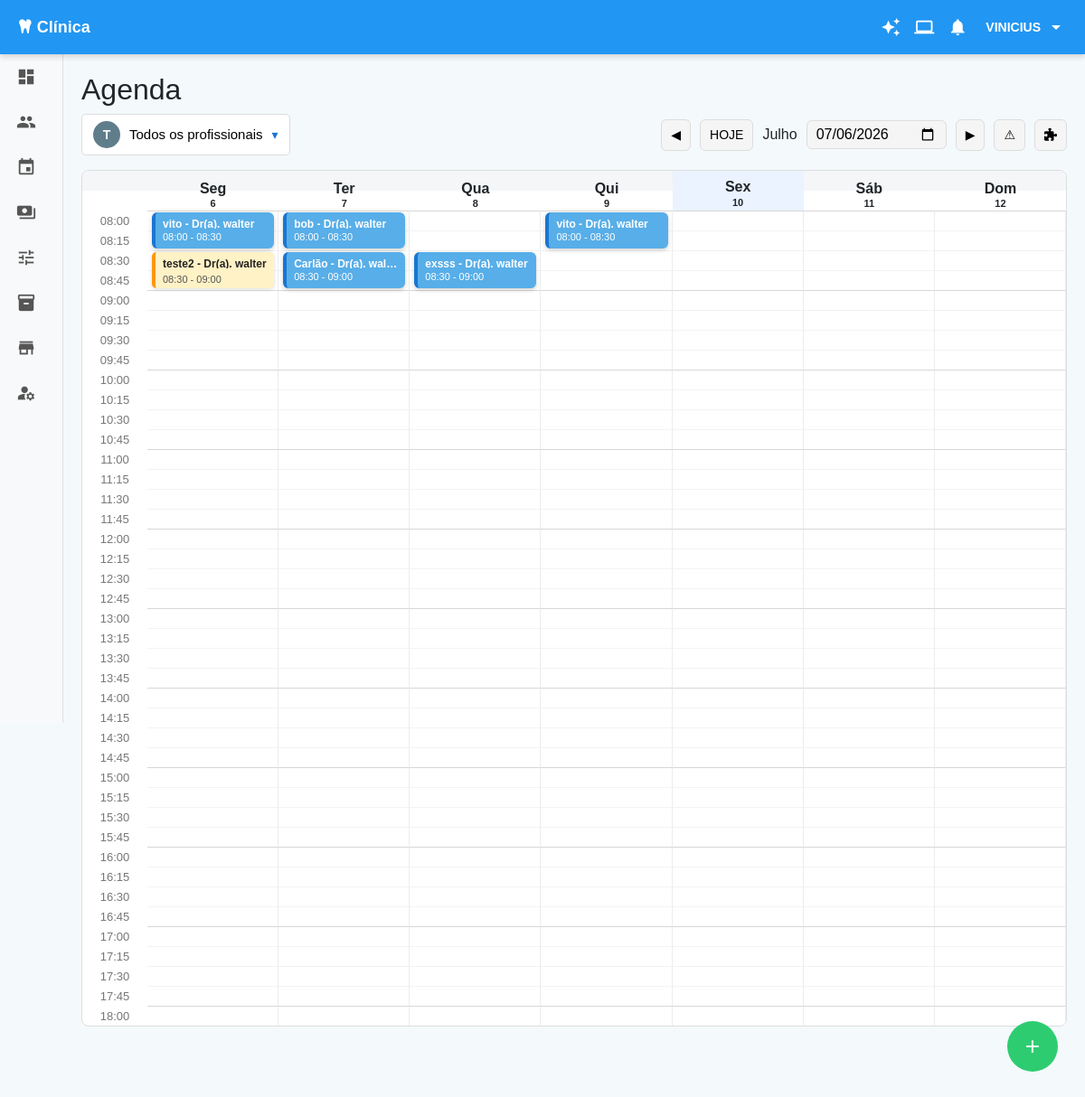
The page /agenda/ (signed in) on the database its author committed.
### Clinica_Sorriso/models.py (models this page shows, shortened)
class Agendamento(models.Model):
    TIPO_CHOICES = (
        ("consulta", "Consulta"),
        ("retorno", "Retorno"),
    )
    STATUS_CHOICES = (
        ("pendente", "Pendente"),
        ("confirmado", "Confirmado"),
        ("atendido", "Atendido"),
        ("cancelado", "Cancelado"),
        ("retorno", "Retorno"),
    )
    paciente = models.ForeignKey(
        Paciente,
        on_delete=models.CASCADE,
        related_name="agendamentos"
    )
    profissional = models.ForeignKey(
        Profissional,
        on_delete=models.CASCADE
    )
    etiqueta = models.ForeignKey(
        "Etiqueta",
        on_delete=models.SET_NULL,
        null=True,
        blank=True,
        related_name="agendamentos",
        verbose_name="Etiqueta"
    )
    data = models.DateField()
    hora_inicio = models.TimeField()
    hora_fim = models.TimeField()
    tipo = models.CharField(
        max_length=20,
        choices=TIPO_CHOICES,
        default="consulta"
    )
    status = models.CharField(
        max_length=20,
        choices=STATUS_CHOICES,
        default="pendente"
    )
    observacoes = models.TextField(
        blank=True,
        null=True
    )

class Paciente(models.Model):
    nome = models.CharField(max_length=100, unique=True)
    telefone = models.CharField(max_length=20, blank=True)
    email = models.EmailField(blank=True)
    def __str__(self):
        return self.nome

class Profissional(models.Model):
    nome = models.CharField(max_length=100)
    def __str__(self):
        return self.nome

class CompromissoAgenda(models.Model):
    DISPONIBILIDADE_CHOICES = (
        ("ocupado", "Ocupado"),
        ("disponivel", "Disponível"),
    )
    PRIVACIDADE_CHOICES = (
        ("privado", "Privado"),
        ("publico", "Público"),
    )
    ALERTA_CHOICES = (
        ("sem_alerta", "Sem alerta"),
        ("1_minuto", "1 minuto antes"),
        ("5_minutos", "5 minutos antes"),
        ("30_minutos", "30 minutos antes"),
        ("1_hora", "1 hora antes"),
        ("1_dia", "1 dia antes"),
        ("personalizar", "Personalizar"),
    )
    REPETICAO_CHOICES = (
        ("todos_os_dias", "Todos os dias"),
        ("semanalmente", "Semanalmente"),
        ("quinzenalmente", "Quinzenalmente"),
        ("mensalmente", "Mensalmente"),
        ("anualmente", "Anualmente"),
    )
    TERMINAR_REPETICAO_CHOICES = (
        ("nunca", "Nunca"),
        ("data_especifica", "Data específica"),
    )
    titulo = models.CharField(max_length=255)
    descricao = models.TextField(blank=True, null=True)
    profissional = models.ForeignKey(
        Profissional,
        on_delete=models.CASCADE,
        related_name="compromissos"
    )
    data_inicio = models.DateField()
    hora_inicio = models.TimeField(blank=True, null=True)
    data_fim = models.DateField()
    hora_fim = models.TimeField(blank=True, null=True)
    dia_inteiro = models.BooleanField(default=False)
    repetir = models.BooleanField(default=False)
    tipo_repeticao = models.CharField(
        max_length=30,
        choices=REPETICAO_CHOICES,
        blank=True,
        null=True
    )
    terminar_repeticao = models.CharField(
        max_length=30,
        choices=TERMINAR_REPETICAO_CHOICES,
        default="nunca"
    )
    data_fim_repeticao = models.DateField(blank=True, null=True)
    disponibilidade = models.CharField(
        max_length=20,
        choices=DISPONIBILIDADE_CHOICES,
        default="ocupado"
    )
    privacidade = models.CharField(
        max_length=20,
        choices=PRIVACIDADE_CHOICES,
        default="privado"
    )
    alerta = models.CharField(
        max_length=30,
        choices=ALERTA_CHOICES,
        default="sem_alerta"
    )
    alerta_quantidade = models.PositiveIntegerField(blank=True, null=True)
    alerta_unidade = models.CharField(max_length=20, blank=True, null=True)
    criado_em = models.DateTimeField(auto_now_add=True)

### Clinica_Sorriso/views.py (the view)
# urls.py: path("agenda/", views.agenda, name="agenda"),
@login_required
def agenda(request):
    semana = int(request.GET.get("semana", 0))
    data_str = request.GET.get("data")
    profissional_id = request.GET.get("profissional") or ""
    if data_str:
        data_base = datetime.strptime(data_str, "%Y-%m-%d").date()
    else:
        data_base = date.today() + timedelta(weeks=semana)
    inicio_semana = data_base - timedelta(days=data_base.weekday())
    fim_semana = inicio_semana + timedelta(days=6)
    profissionais = (
        Profissional.objects
        .all()
        .order_by("nome")
    )
    profissional_selecionado = None
    if profissional_id:
        profissional_selecionado = (
            profissionais
            .filter(id=profissional_id)
            .first()
        )
    etiquetas = (
        Etiqueta.objects
        .all()
        .order_by("nome")
    )
    encaixes = (
        EncaixeAgenda.objects
        .select_related("paciente", "profissional", "etiqueta")
        .all()
        .order_by("-urgente", "data_desejada", "-criado_em")
    )
    alertas_retorno = (
        AlertaRetorno.objects
        .select_related("paciente", "profissional")
        .all()
        .order_by("data_retorno", "-criado_em")
    )
    horas = gerar_horas()
    nomes_dias = ["Seg", "Ter", "Qua", "Qui", "Sex", "Sáb", "Dom"]
    dias = []
    for i in range(7):
        dia = inicio_semana + timedelta(days=i)
        dias.append({
            "data": dia,
            "nome": nomes_dias[dia.weekday()],
            "num": dia.day,
        })
    agendamentos = (
        Agendamento.objects
        .select_related("paciente", "profissional")
        .filter(data__range=[inicio_semana, fim_semana])
    )
    if profissional_id:
        agendamentos = agendamentos.filter(profissional_id=profissional_id)
    agendamentos = preparar_agendamentos_grid(agendamentos, horas)
    compromissos = (
        CompromissoAgenda.objects
        .select_related("profissional")
        .filter(data_inicio__range=[inicio_semana, fim_semana])
        .order_by("data_inicio", "hora_inicio")
    )
    if profissional_id:
        compromissos = compromissos.filter(profissional_id=profissional_id)
    compromissos = preparar_compromissos_grid(compromissos, horas)
    context = {
        "horas": horas,
        "dias": dias,
        "today": date.today(),
        "agendamentos": agendamentos,
        "compromissos": compromissos,
        "etiquetas": etiquetas,
        "semana": semana,
        "data_base": data_base,
        "inicio_semana": inicio_semana,
        "fim_semana": fim_semana,
        "inicio_expediente": "08:00",
        "fim_expediente": "18:00",
        "profissionais": profissionais,
        "profissional_id": profissional_id,
        "profissional_selecionado": profissional_selecionado,
        "encaixes": encaixes,
        "alertas_retorno": alertas_retorno,
    }
    return render(
        request,
        "Clinica_Sorriso/agenda/agenda.html",
        context
    )

### Clinica_Sorriso/templates/Clinica_Sorriso/agenda/agenda.html (shortened to what this page needs)
{% extends "base.html" %}
{% load static %}
{% block content %}
<link rel="stylesheet" href="{% static 'Clinica_Sorriso/css/agenda.css' %}">
<h2>Agenda</h2>
<div class="topo-agenda">
    <div class="grupo-profissional-agenda">
        <button type="button" class="btn-profissional-agenda" id="btnProfissionalAgenda">
            {% if profissional_selecionado %}
                <span class="avatar-profissional-agenda">
                    {{ profissional_selecionado.nome|first|upper }}
                </span>
                <span class="nome-profissional-agenda" id="nomeProfissionalSelecionado">
                    {{ profissional_selecionado.nome }}
                </span>
            {% else %}
                <span class="avatar-profissional-agenda avatar-todos">T</span>
                <span class="nome-profissional-agenda" id="nomeProfissionalSelecionado">
                    Todos os profissionais
                </span>
            {% endif %}
            <span class="seta-profissional-agenda">▾</span>
        </button>
    </div>
    <div class="grupo-controles-agenda">
        <button id="btnSemanaAnterior" class="btn-topo-agenda">◀</button>
        <button id="btnHoje" class="btn-topo-agenda">HOJE</button>
        <span id="labelDataAtual">
            {{ dias.0.data|date:"F" }}
        </span>
        <input
            type="date"
            id="inputCalendario"
            value="{{ dias.0.data|date:'Y-m-d' }}"
        >
        <button id="btnSemanaProxima" class="btn-topo-agenda">▶</button>
        <button id="btnAlertas" class="btn-topo-agenda" title="Alertas de retorno">
            ⚠
        </button>
        <button type="button" class="btn-topo-agenda" onclick="abrirGestaoEncaixe()">
            <i class="fas fa-puzzle-piece"></i>
        </button>
    </div>
</div>
<div class="agenda-wrapper">
    <div class="agenda-header">
        <div></div>
        {% for dia in dias %}
            <div class="{% if dia.data == today %}dia-hoje{% endif %}">
                {{ dia.nome }}<br>
                <small>{{ dia.num }}</small>
            </div>
        {% endfor %}
    </div>
    <div class="agenda-body">
        {% for hora in horas %}
            <div class="hora {% if hora.cheia %}hora-cheia-label{% endif %}"
                style="grid-column: 1; grid-row: {{ forloop.counter|add:1 }};">
                {{ hora.valor }}
            </div>
            {% for dia in dias %}
                <div class="slot
                    {% if hora.cheia %}hora-cheia{% endif %}
                    {% if hora.fechado %}slot-fechado{% endif %}"
                    style="grid-column: {{ forloop.counter|add:1 }}; grid-row: {{ forloop.parentloop.counter|add:1 }};"
                    data-dia="{{ dia.data|date:'Y-m-d' }}"
                    data-hora="{{ hora.valor }}">
                </div>
            {% endfor %}
        {% endfor %}
        {% for ag in agendamentos %}
            <div class="agendamento status-{{ ag.status }}"
                data-id="{{ ag.id }}"
                style="grid-column: {{ ag.grid_col }}; grid-row: {{ ag.grid_row }} / span {{ ag.grid_span }};"
                onclick="event.stopPropagation(); abrirDetalhesAgendamento({{ ag.id }});">
                <strong>
                    {{ ag.paciente }}
                    {% if not profissional_id and ag.profissional %}
                        - Dr(a). {{ ag.profissional }}
                    {% endif %}
                </strong>
                <small>{{ ag.hora_inicio|time:"H:i" }} - {{ ag.hora_fim|time:"H:i" }}</small>
            </div>
        {% endfor %}
        {% for compromisso in compromissos %}
            <div class="agendamento compromisso-agenda"
                data-id="{{ compromisso.id }}"
                data-titulo="{{ compromisso.titulo }}"
                data-descricao="{{ compromisso.descricao|default:'' }}"
                data-profissional="{{ compromisso.profissional }}"
                data-profissional-id="{{ compromisso.profissional.id }}"
                data-data="{{ compromisso.data_inicio|date:'d/m/Y' }}"
                data-data-inicio="{{ compromisso.data_inicio|date:'Y-m-d' }}"
                data-data-fim="{{ compromisso.data_fim|date:'Y-m-d' }}"
                data-hora-inicio="{{ compromisso.hora_inicio|time:'H:i' }}"
                data-hora-fim="{{ compromisso.hora_fim|time:'H:i' }}"
                data-dia-inteiro="{{ compromisso.dia_inteiro|yesno:'true,false' }}"
                data-repetir="{{ compromisso.repetir|yesno:'true,false' }}"
                data-tipo-repeticao="{{ compromisso.tipo_repeticao|default:'todos_os_dias' }}"
                data-terminar-repeticao="{{ compromisso.terminar_repeticao|default:'nunca' }}"
                data-data-fim-repeticao="{{ compromisso.data_fim_repeticao|date:'Y-m-d' }}"
                data-disponibilidade="{{ compromisso.disponibilidade|default:'ocupado' }}"
                data-privacidade="{{ compromisso.privacidade|default:'privado' }}"
                data-alerta="{{ compromisso.alerta|default:'sem_alerta' }}"
                data-alerta-quantidade="{{ compromisso.alerta_quantidade|default:'1' }}"
                data-alerta-unidade="{{ compromisso.alerta_unidade|default:'horas' }}"
                style="grid-column: {{ compromisso.grid_col }}; grid-row: {{ compromisso.grid_row }} / span {{ compromisso.grid_span }};"
                onclick="event.stopPropagation(); abrirDetalhesCompromisso(this);">
                <strong>
                    {{ compromisso.titulo }}
                    {% if not profissional_id and compromisso.profissional %}
                        - Dr(a). {{ compromisso.profissional }}
                    {% endif %}
                </strong>
                {% if compromisso.dia_inteiro %}
                    <small>Dia inteiro</small>
                {% else %}
                    <small>
                        {{ compromisso.hora_inicio|time:"H:i" }} - {{ compromisso.hora_fim|time:"H:i" }}
                    </small>
                {% endif %}
            </div>
        {% endfor %}
    </div>
</div>
<button id="btnNovoAgendamento" class="btn-plus">+</button>
</div>
{% endblock %}

### Clinica_Sorriso/templates/base.html (shortened to what this page needs)
{% load static %}
<!DOCTYPE html>
<html lang="pt-br">
<head>
    <link rel="stylesheet" href="https://cdnjs.cloudflare.com/ajax/libs/font-awesome/6.5.0/css/all.min.css">
    <link href="https://cdn.jsdelivr.net/npm/bootstrap@5.3.3/dist/css/bootstrap.min.css" rel="stylesheet">
    <link rel="stylesheet"href="https://cdn.jsdelivr.net/npm/bootstrap-icons@1.11.3/font/bootstrap-icons.css">
</head>
<body>
<header>
    <span>
        <i class="fa-solid fa-tooth"></i> {% block page_title %}Clínica{% endblock %}
    </span>
    <div class="header-right">
        <div class="header-icons">
            <i class="material-icons">auto_awesome</i>
            <i class="material-icons">laptop</i>
            <i class="material-icons">notifications</i>
        </div>
        <div class="user-dropdown" id="userDropdown">
            <span class="user-name">{{ user.username }}</span>
            <i class="material-icons">arrow_drop_down</i>
        </div>
    </div>
</header>
<div class="sidebar" id="sidebar">
    <a href="{% url 'Tela_Inicial' %}"><span class="material-icons">dashboard</span><span class="menu-text">Dashboard</span></a>
    <a href="{% url 'criar_paciente' %}"><span class="material-icons">people</span><span class="menu-text">Pacientes</span></a>
    <a href="{% url 'agenda' %}"><span class="material-icons">event</span><span class="menu-text">Agenda</span></a>
    <a href="{% url 'financeiro' %}"><span class="material-icons">payments</span><span class="menu-text">Financeiro</span></a>
    <a href="#"><span class="material-icons">tune</span><span class="menu-text">Controle de Prótese</span></a>
    <a href="{% url 'Estoque' %}"><span class="material-icons">inventory_2</span><span class="menu-text">Estoque</span></a>
    <a href="#"><span class="material-icons">store</span><span class="menu-text">Loja</span></a>
    <a href="{% url 'cadastrar_usuario' %}"><span class="material-icons">manage_accounts</span><span class="menu-text">Usuários</span></a>
</div>
<div class="content">
    {% block content %}{% endblock %}
</body>
</html>

### rows shown on the page
Agendamento: paciente "vito", profissional "walter", hora_inicio "08:00", hora_fim "08:30"
Agendamento: paciente "bob", profissional "walter", hora_inicio "08:00", hora_fim "08:30"
Agendamento: paciente "Carlão", profissional "wal…", hora_inicio "08:30", hora_fim "09:00"
Agendamento: paciente "exsss", profissional "walter", hora_inicio "08:30", hora_fim "09:00"
Agendamento: paciente "vito", profissional "walter", hora_inicio "08:00", hora_fim "08:30"
CompromissoAgenda: titulo "teste2", profissional "walter", hora_inicio "08:30", hora_fim "09:00"

### other values the page prints
{{ user.username }} "VINICIUS"
{{ dias.0.data|date:"F" }} "Julho"
{{ dia.nome }} "Seg" "Ter" "Qua" "Qui" "Sex" "Sáb" "Dom"
{{ dia.num }} "6" "7" "8" "9" "10" "11" "12"
{{ hora.valor }} "08:00" "08:15" "08:30" "08:45" "09:00" "09:15" "09:30" "09:45" "10:00" "10:15" "10:30" "10:45" "11:00" "11:15" "11:30" "11:45" "12:00" "12:15" "12:30" "12:45" "13:00" "13:15" "13:30" "13:45" "14:00" "14:15" "14:30" "14:45" "15:00" "15:15" "15:30" "15:45" "16:00" "16:15" "16:30" "16:45" "17:00" "17:15" "17:30" "17:45" "18:00"
